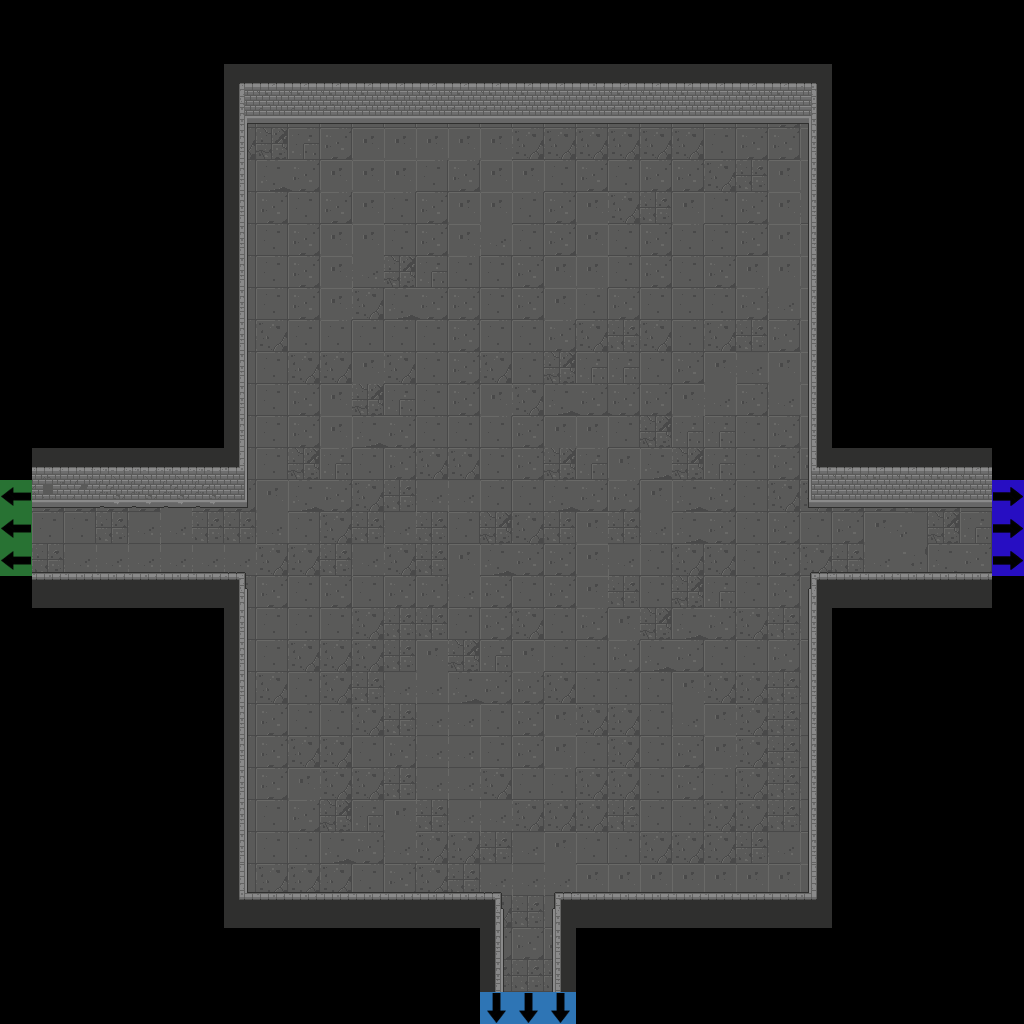

Tiled map render using the project's own tile images. Description and the whole map definition, tile-layer contents included, below:
An orthogonal 32x32 tile map with 32x32 px tiles, 3 tile layers (Floor, Flags, Walls), 2 tilesets.

<map version="1.2" tiledversion="1.2.3" orientation="orthogonal" renderorder="right-down" width="32" height="32" tilewidth="32" tileheight="32" infinite="0" nextlayerid="50" nextobjectid="1">
 <tileset firstgid="1" source="Dungeon_Tileset_2.tsx" />
 <tileset firstgid="321" source="flags.tsx" />
 <layer id="47" name="Floor" width="32" height="32">
  <data encoding="csv">
0,0,0,0,0,0,0,0,0,0,0,0,0,0,0,0,0,0,0,0,0,0,0,0,0,0,0,0,0,0,0,0,
0,0,0,0,0,0,0,0,0,0,0,0,0,0,0,0,0,0,0,0,0,0,0,0,0,0,0,0,0,0,0,0,
0,0,0,0,0,0,0,0,0,0,0,0,0,0,0,89,90,91,0,0,0,0,0,0,0,0,0,0,0,0,0,0,
0,0,0,0,0,0,0,89,89,89,89,89,89,89,89,89,89,89,89,89,89,89,89,89,90,91,0,0,0,0,0,0,
0,0,0,0,0,0,0,105,93,94,90,91,91,91,91,91,105,105,105,105,105,105,89,90,90,91,0,0,0,0,0,0,
0,0,0,0,0,0,0,89,109,110,91,91,91,89,90,91,91,89,90,89,90,90,105,106,91,91,0,0,0,0,0,0,
0,0,0,0,0,0,0,89,90,89,90,91,89,90,91,91,89,90,91,105,106,91,89,90,91,107,0,0,0,0,0,0,
0,0,0,0,0,0,0,89,89,90,91,91,89,90,91,107,89,90,91,89,90,89,89,90,91,91,0,0,0,0,0,0,
0,0,0,0,0,0,0,89,89,90,91,107,93,94,89,89,90,91,91,89,90,89,90,91,91,91,0,0,0,0,0,0,
0,0,0,0,0,0,0,89,89,90,91,105,109,110,90,89,90,91,89,90,89,89,89,90,107,91,0,0,0,0,0,0,
0,0,0,0,0,0,0,89,105,89,89,89,89,89,90,89,89,90,105,106,105,89,105,106,90,91,0,0,0,0,0,0,
0,0,0,0,0,0,0,89,89,105,105,91,105,89,90,105,89,93,94,94,89,90,91,107,91,91,0,0,0,0,0,0,
0,0,0,0,0,0,0,89,89,90,91,93,94,89,90,91,105,109,110,110,90,91,107,90,107,91,0,0,0,0,0,0,
0,0,0,0,0,0,0,89,89,90,91,109,110,89,89,89,90,91,91,89,93,94,94,89,90,91,0,0,0,0,0,0,
0,0,0,0,0,0,0,89,89,93,94,89,90,105,105,89,90,93,94,91,109,93,94,89,90,90,0,0,0,0,0,0,
0,90,90,90,90,91,90,90,91,109,110,105,106,107,107,89,89,109,110,90,91,109,110,89,105,105,90,90,106,90,107,0,
0,89,89,106,107,107,106,106,107,89,105,106,107,106,89,93,105,106,91,106,107,109,110,89,90,89,90,91,92,93,94,0,
0,106,107,107,107,107,107,107,105,105,106,107,105,106,91,109,110,90,91,107,89,105,105,89,90,105,106,107,108,109,110,0,
0,0,0,0,0,0,0,89,90,89,90,89,90,90,107,90,89,90,91,106,89,93,94,89,90,91,0,0,0,0,0,0,
0,0,0,0,0,0,0,89,89,89,89,105,106,106,89,90,105,89,90,91,93,109,110,105,106,107,0,0,0,0,0,0,
0,0,0,0,0,0,0,89,89,105,105,105,106,91,93,94,91,89,89,90,109,110,89,89,90,91,0,0,0,0,0,0,
0,0,0,0,0,0,0,89,105,89,105,106,107,107,109,110,90,105,89,89,89,91,105,105,106,107,0,0,0,0,0,0,
0,0,0,0,0,0,0,89,90,89,89,105,106,107,107,89,90,91,105,105,89,107,91,105,106,107,0,0,0,0,0,0,
0,0,0,0,0,0,0,89,90,105,105,89,90,107,107,89,90,91,89,105,89,90,91,105,106,107,0,0,0,0,0,0,
0,0,0,0,0,0,0,89,90,91,105,105,106,107,107,105,89,89,105,105,89,90,89,105,106,107,0,0,0,0,0,0,
0,0,0,0,0,0,0,89,89,90,93,94,91,106,107,107,105,105,105,106,89,89,105,105,106,107,0,0,0,0,0,0,
0,0,0,0,0,0,0,89,89,89,109,110,107,105,105,106,107,91,89,89,105,105,105,106,107,91,0,0,0,0,0,0,
0,0,0,0,0,0,0,89,105,105,105,89,90,105,106,107,107,107,91,91,91,91,91,91,91,91,0,0,0,0,0,0,
0,0,0,0,0,0,0,105,105,106,107,105,106,105,105,105,106,107,107,107,107,107,107,107,107,107,0,0,0,0,0,0,
0,0,0,0,0,0,0,0,0,0,0,0,0,0,0,90,90,90,0,0,0,0,0,0,0,0,0,0,0,0,0,0,
0,0,0,0,0,0,0,0,0,0,0,0,0,0,0,106,106,106,0,0,0,0,0,0,0,0,0,0,0,0,0,0,
0,0,0,0,0,0,0,0,0,0,0,0,0,0,0,0,0,0,0,0,0,0,0,0,0,0,0,0,0,0,0,0
</data>
 </layer>
 <layer id="48" name="Flags" width="32" height="32">
  <data encoding="csv">
0,0,0,0,0,0,0,0,0,0,0,0,0,0,0,0,0,0,0,0,0,0,0,0,0,0,0,0,0,0,0,0,
0,0,0,0,0,0,0,0,0,0,0,0,0,0,0,0,0,0,0,0,0,0,0,0,0,0,0,0,0,0,0,0,
0,0,0,0,0,0,0,0,0,0,0,0,0,0,0,0,0,0,0,0,0,0,0,0,0,0,0,0,0,0,0,0,
0,0,0,0,0,0,0,0,0,0,0,0,0,0,0,0,0,0,0,0,0,0,0,0,0,0,0,0,0,0,0,0,
0,0,0,0,0,0,0,0,0,0,0,0,0,0,0,0,0,0,0,0,0,0,0,0,0,0,0,0,0,0,0,0,
0,0,0,0,0,0,0,0,0,0,0,0,0,0,0,0,0,0,0,0,0,0,0,0,0,0,0,0,0,0,0,0,
0,0,0,0,0,0,0,0,0,0,0,0,0,0,0,0,0,0,0,0,0,0,0,0,0,0,0,0,0,0,0,0,
0,0,0,0,0,0,0,0,0,0,0,0,0,0,0,0,0,0,0,0,0,0,0,0,0,0,0,0,0,0,0,0,
0,0,0,0,0,0,0,0,0,0,0,0,0,0,0,0,0,0,0,0,0,0,0,0,0,0,0,0,0,0,0,0,
0,0,0,0,0,0,0,0,0,0,0,0,0,0,0,0,0,0,0,0,0,0,0,0,0,0,0,0,0,0,0,0,
0,0,0,0,0,0,0,0,0,0,0,0,0,0,0,0,0,0,0,0,0,0,0,0,0,0,0,0,0,0,0,0,
0,0,0,0,0,0,0,0,0,0,0,0,0,0,0,0,0,0,0,0,0,0,0,0,0,0,0,0,0,0,0,0,
0,0,0,0,0,0,0,0,0,0,0,0,0,0,0,0,0,0,0,0,0,0,0,0,0,0,0,0,0,0,0,0,
0,0,0,0,0,0,0,0,0,0,0,0,0,0,0,0,0,0,0,0,0,0,0,0,0,0,0,0,0,0,0,0,
0,0,0,0,0,0,0,0,0,0,0,0,0,0,0,0,0,0,0,0,0,0,0,0,0,0,0,0,0,0,0,0,
326,0,0,0,0,0,0,0,0,0,0,0,0,0,0,0,0,0,0,0,0,0,0,0,0,0,0,0,0,0,0,324,
326,0,0,0,0,0,0,0,0,0,0,0,0,0,0,0,0,0,0,0,0,0,0,0,0,0,0,0,0,0,0,324,
326,0,0,0,0,0,0,0,0,0,0,0,0,0,0,0,0,0,0,0,0,0,0,0,0,0,0,0,0,0,0,324,
0,0,0,0,0,0,0,0,0,0,0,0,0,0,0,0,0,0,0,0,0,0,0,0,0,0,0,0,0,0,0,0,
0,0,0,0,0,0,0,0,0,0,0,0,0,0,0,0,0,0,0,0,0,0,0,0,0,0,0,0,0,0,0,0,
0,0,0,0,0,0,0,0,0,0,0,0,0,0,0,0,0,0,0,0,0,0,0,0,0,0,0,0,0,0,0,0,
0,0,0,0,0,0,0,0,0,0,0,0,0,0,0,0,0,0,0,0,0,0,0,0,0,0,0,0,0,0,0,0,
0,0,0,0,0,0,0,0,0,0,0,0,0,0,0,0,0,0,0,0,0,0,0,0,0,0,0,0,0,0,0,0,
0,0,0,0,0,0,0,0,0,0,0,0,0,0,0,0,0,0,0,0,0,0,0,0,0,0,0,0,0,0,0,0,
0,0,0,0,0,0,0,0,0,0,0,0,0,0,0,0,0,0,0,0,0,0,0,0,0,0,0,0,0,0,0,0,
0,0,0,0,0,0,0,0,0,0,0,0,0,0,0,0,0,0,0,0,0,0,0,0,0,0,0,0,0,0,0,0,
0,0,0,0,0,0,0,0,0,0,0,0,0,0,0,0,0,0,0,0,0,0,0,0,0,0,0,0,0,0,0,0,
0,0,0,0,0,0,0,0,0,0,0,0,0,0,0,0,0,0,0,0,0,0,0,0,0,0,0,0,0,0,0,0,
0,0,0,0,0,0,0,0,0,0,0,0,0,0,0,0,0,0,0,0,0,0,0,0,0,0,0,0,0,0,0,0,
0,0,0,0,0,0,0,0,0,0,0,0,0,0,0,0,0,0,0,0,0,0,0,0,0,0,0,0,0,0,0,0,
0,0,0,0,0,0,0,0,0,0,0,0,0,0,0,0,0,0,0,0,0,0,0,0,0,0,0,0,0,0,0,0,
0,0,0,0,0,0,0,0,0,0,0,0,0,0,0,325,325,325,0,0,0,0,0,0,0,0,0,0,0,0,0,0
</data>
 </layer>
 <layer id="49" name="Walls" width="32" height="32">
  <data encoding="csv">
0,0,0,0,0,0,0,0,0,0,0,0,0,0,0,0,0,0,0,0,0,0,0,0,0,0,0,0,0,0,0,0,
0,0,0,0,0,0,0,0,0,0,0,0,0,0,0,0,0,0,0,0,0,0,0,0,0,0,0,0,0,0,0,0,
0,0,0,0,0,0,0,4,5,5,5,5,5,5,5,5,5,5,34,5,5,5,5,5,5,6,0,0,0,0,0,0,
0,0,0,0,0,0,0,20,21,21,21,21,21,21,21,21,21,21,50,21,21,21,21,21,21,22,0,0,0,0,0,0,
0,0,0,0,0,0,0,19,0,0,0,0,0,0,0,0,0,0,0,0,0,0,0,0,0,17,0,0,0,0,0,0,
0,0,0,0,0,0,0,19,0,0,0,0,0,0,0,0,0,0,0,0,0,0,0,0,0,17,0,0,0,0,0,0,
0,0,0,0,0,0,0,19,0,0,0,0,0,0,0,0,0,0,0,0,0,0,0,0,0,17,0,0,0,0,0,0,
0,0,0,0,0,0,0,19,0,0,0,0,0,0,0,0,0,0,0,0,0,0,0,0,0,17,0,0,0,0,0,0,
0,0,0,0,0,0,0,19,0,0,0,0,0,0,0,0,0,0,0,0,0,0,0,0,0,17,0,0,0,0,0,0,
0,0,0,0,0,0,0,19,0,0,0,0,0,0,0,0,0,0,0,0,0,0,0,0,0,17,0,0,0,0,0,0,
0,0,0,0,0,0,0,19,0,0,0,0,0,0,0,0,0,0,0,0,0,0,0,0,0,17,0,0,0,0,0,0,
0,0,0,0,0,0,0,19,0,0,0,0,0,0,0,0,0,0,0,0,0,0,0,0,0,17,0,0,0,0,0,0,
0,0,0,0,0,0,0,19,0,0,0,0,0,0,0,0,0,0,0,0,0,0,0,0,0,17,0,0,0,0,0,0,
0,0,0,0,0,0,0,19,0,0,0,0,0,0,0,0,0,0,0,0,0,0,0,0,0,17,0,0,0,0,0,0,
0,10,11,12,12,12,12,66,0,0,0,0,0,0,0,0,0,0,0,0,0,0,0,0,0,67,5,5,5,5,5,0,
0,26,27,28,28,28,28,82,0,0,0,0,0,0,0,0,0,0,0,0,0,0,0,0,0,83,21,21,21,21,21,0,
0,0,0,0,0,0,0,0,0,0,0,0,0,0,0,0,0,0,0,0,0,0,0,0,0,0,0,0,0,0,0,0,
0,37,37,37,37,37,37,98,0,0,0,0,0,0,0,0,0,0,0,0,0,0,0,0,0,99,37,37,37,37,37,0,
0,53,53,53,53,53,53,114,0,0,0,0,0,0,0,0,0,0,0,0,0,0,0,0,0,115,53,53,53,53,53,0,
0,0,0,0,0,0,0,19,0,0,0,0,0,0,0,0,0,0,0,0,0,0,0,0,0,17,0,0,0,0,0,0,
0,0,0,0,0,0,0,19,0,0,0,0,0,0,0,0,0,0,0,0,0,0,0,0,0,17,0,0,0,0,0,0,
0,0,0,0,0,0,0,19,0,0,0,0,0,0,0,0,0,0,0,0,0,0,0,0,0,17,0,0,0,0,0,0,
0,0,0,0,0,0,0,19,0,0,0,0,0,0,0,0,0,0,0,0,0,0,0,0,0,17,0,0,0,0,0,0,
0,0,0,0,0,0,0,19,0,0,0,0,0,0,0,0,0,0,0,0,0,0,0,0,0,17,0,0,0,0,0,0,
0,0,0,0,0,0,0,19,0,0,0,0,0,0,0,0,0,0,0,0,0,0,0,0,0,17,0,0,0,0,0,0,
0,0,0,0,0,0,0,19,0,0,0,0,0,0,0,0,0,0,0,0,0,0,0,0,0,17,0,0,0,0,0,0,
0,0,0,0,0,0,0,19,0,0,0,0,0,0,0,0,0,0,0,0,0,0,0,0,0,17,0,0,0,0,0,0,
0,0,0,0,0,0,0,36,37,37,37,37,37,37,37,98,0,99,37,37,37,37,37,37,37,38,0,0,0,0,0,0,
0,0,0,0,0,0,0,52,53,53,53,53,53,53,53,114,0,115,53,53,53,53,53,53,53,54,0,0,0,0,0,0,
0,0,0,0,0,0,0,0,0,0,0,0,0,0,0,19,0,17,0,0,0,0,0,0,0,0,0,0,0,0,0,0,
0,0,0,0,0,0,0,0,0,0,0,0,0,0,0,19,0,17,0,0,0,0,0,0,0,0,0,0,0,0,0,0,
0,0,0,0,0,0,0,0,0,0,0,0,0,0,0,0,0,0,0,0,0,0,0,0,0,0,0,0,0,0,0,0
</data>
 </layer>
</map>
